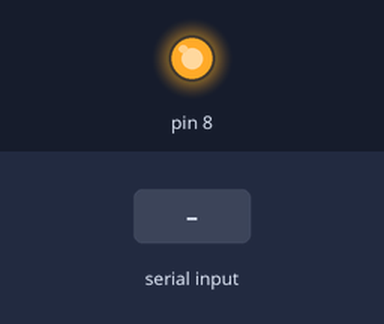
Recording of a sketch running on a simulated Arduino Uno, built with avr-gcc and run on an emulated ATmega328P. On the bench: output pins drawn as LEDs (lit = HIGH). Inputs (shaded band) come from the test bench.

Above: at 1.2 s.
1.3 s: "s" received over Serial
At 2.0 s:
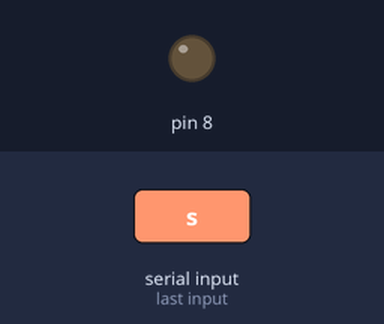
2.8 s: "a" received over Serial
At 3.2 s:
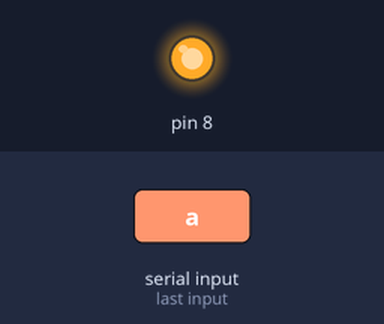
Timing chart, 0 to 5.8 s (numbered marks = the images above; inputs shaded):
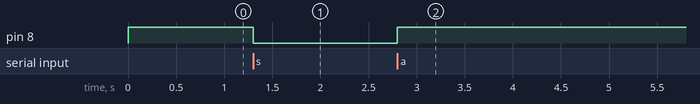

The sketch:

ReleBT.ino
```cpp
int state='g';

void setup() {
  Serial.begin(9600);
  pinMode(8, OUTPUT);
  digitalWrite(8, HIGH);
}


void loop() {
  if(Serial.available() > 0){
    state=Serial.read();
  }

  if(state=='a'){
  digitalWrite(8, HIGH);
  }

  if(state=='s'){
    digitalWrite(8, LOW);
  }

}
```

Measured:
- after the input at 1.3 s, pin 8: HIGH → LOW at once
- after the input at 2.8 s, pin 8: LOW → HIGH at once
